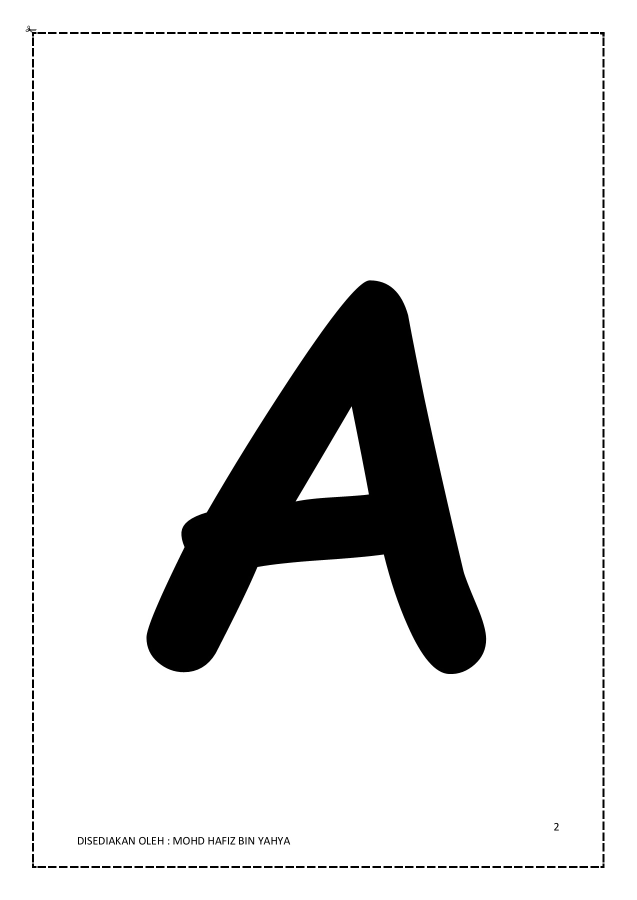
#> input picture Geometri/a.jpg, 1273 x 1800 px (shown at 1/2 size)
$ python 'rotasi full image.py'
#> lines starting #> are read from the running program, lines starting #| are printed output that depends on the picture
import cv2 as cv
import numpy as np
import os
import matplotlib.pyplot as plt
from scipy import ndimage

os.chdir("Geometri/")
img = cv.imread('a.jpg')
#> img is the input picture: shape (1800, 1273, 3); min 0, max 255, mean 226.5

sample = cv.cvtColor(img, cv.COLOR_BGR2GRAY)

sample = cv.resize(sample, (250, 350))
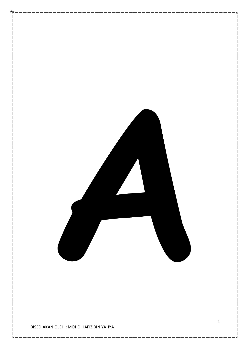
#> sample: shape (350, 250); min 0, max 255, mean 227.4

degree = -20

rotation = degree * np.pi/180

# rotation = np.radians(degree)

# imgRow = len(sample)
# imgCol = len(sample[0])

imgRow, imgCol = sample.shape
#> imgRow = 350; imgCol = 250

xp = imgRow // 2
#> xp = 175
yp = imgCol // 2
#> yp = 125

# newImage = ndimage.rotate(sample, degree, reshape=False)
newRow = round(imgRow * 2)
#> newRow = 700
newColumn = round(imgCol * 2)
#> newColumn = 500

xs = round((newRow-imgRow)/2)
#> xs = 175
ys = round((newColumn-imgCol)/2)
#> ys = 125

newImage = np.zeros((newRow, newColumn))
# histImage = np.zeros((256))
newImage = newImage.astype(np.uint8)

for x in range(imgRow):
    for y in range(imgCol):

        xn = round(xp + (x - xp) * np.cos(rotation) -
                   (y-yp) * np.sin(rotation))
        yn = round(yp + (x - xp) * np.sin(rotation) +
                   (y-yp) * np.cos(rotation))

        # print(xn, '', yn)

        newImage[xn + xs, yn + ys] = sample[x, y]
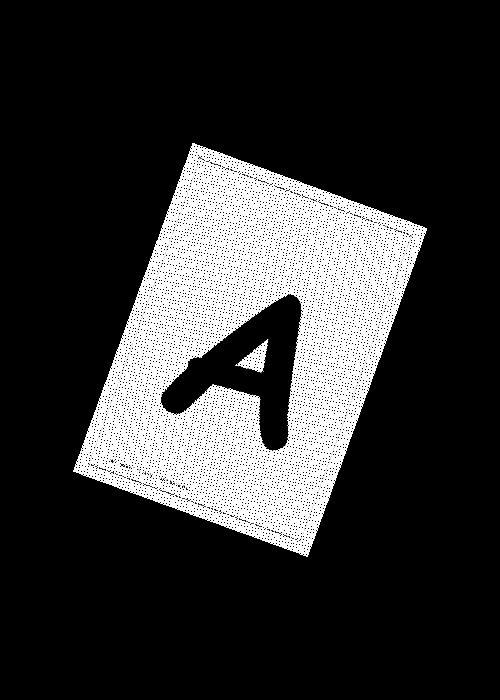
#> newImage: shape (700, 500); min 0, max 255, mean 52.4
        # print(newImage[xs, ys])

        # histImage[pixel] += 1 / (imgRow * imgCol)

print(sample)
#> (printed output is left out)
# print()
# print(newImage[:, :])
# cv.imshow('sample', sample)
cv.imshow('result', newImage)
# [4 lines of commented-out code are left out]
cv.waitKey(0)
